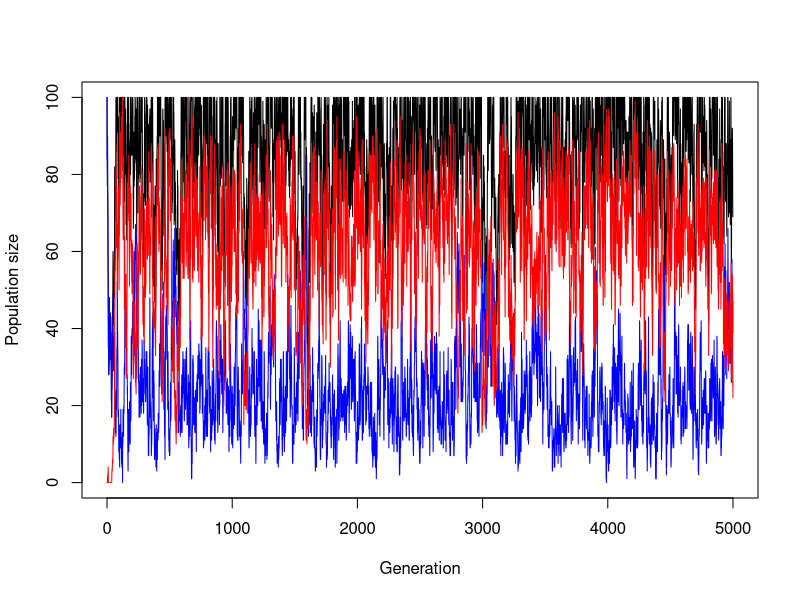
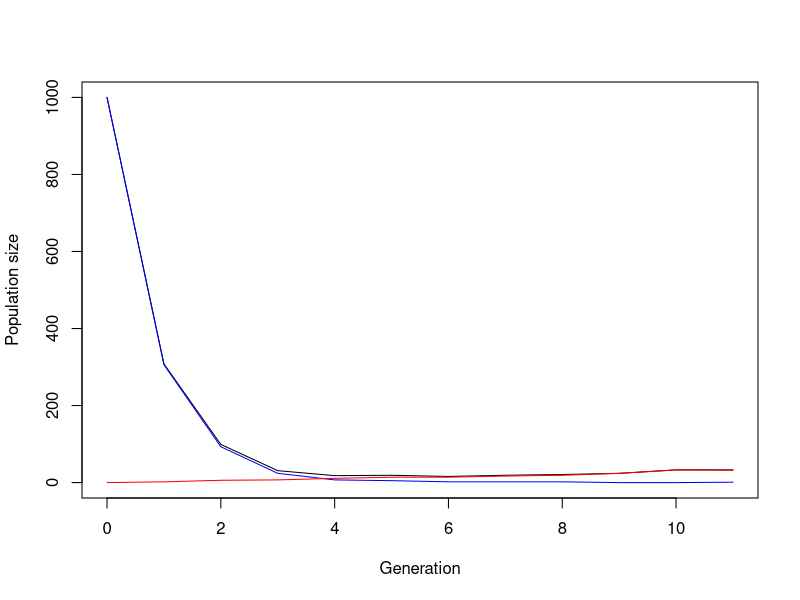

Recreate these plots in R, in order.
## ---- chunk 1
simulate_one_gen_mig_logistic <- function(N_a, N_A, carrying_capacity, decay_rate, sel_coeff, mut_rate, mig_rate_a) {
  # adult migrants arrive and are added to 'a' population
  N_a_mig <- rpois(1, mig_rate_a) # stochastic immigration
  N_a <- N_a + N_a_mig
  
  # determine total population size
  N_total <- N_a+N_A
  
  # reproduction occurs according to decay rates and selection coefficients
  offsp_a <- rpois(1, N_a * (1-decay_rate)) # independent of carrying capacity
  offsp_A <- rpois(1, N_A + N_A*(sel_coeff-decay_rate)*(1-N_total/carrying_capacity))
  # randomly kill individuals if carrying capacity is exceeded
  offsp_total <- offsp_A + offsp_a
  if(offsp_total > carrying_capacity)
  {
    offsp_a <- rbinom(1,carrying_capacity,c(offsp_a,offsp_A)/offsp_total)
    offsp_A <- carrying_capacity-offsp_a
  }

  
  # draw new mutants according to Poisson distribution
  mut_a_to_A <- rpois(1, offsp_a * mut_rate)
  
  # determine new population sizes of wild type and mutant
  N_a_new <- offsp_a - mut_a_to_A
  N_A_new <- offsp_A + mut_a_to_A
  
  return(c(N_a_new, N_A_new))
}
# Test the function
print(simulate_one_gen_mig_logistic(N_a=50, N_A=0, carrying_capacity=50, decay_rate=0.1, sel_coeff=0.3, mut_rate=0.1, mig_rate_a=1))

## ---- chunk 2
simulate_pop_mig_logistic <- function(N_init_a, N_init_A, carrying_capacity, decay_rate, sel_coeff, mut_rate, mig_rate_a, t_max) {
  # Create the vector in which to save the results
  pop_vector <- c(N_init_a, N_init_A)
  # initiate the variables
  pop_new <- c(N_init_a, N_init_A)
  
  # run the simulation until generation t_max
  for (i in 1:t_max+1) {
    # redefine the current population one generation later
    pop_new <- simulate_one_gen_mig_logistic(pop_new[1],pop_new[2],carrying_capacity, decay_rate, sel_coeff, mut_rate, mig_rate_a)
    # add the new population sizes to the output vector
    pop_vector <- rbind(pop_vector,pop_new)
  }
  
  # define the row and column names of the output vector
  rownames(pop_vector) <- (0:t_max)[1:length(pop_vector[,1])] # note that the vector has to be cut if the simulation stopped early
  colnames(pop_vector) <- c("a","A")
  # return the result
  return(pop_vector)	
}


# Test the function and plot the result
# set t_max to a value to be used througout
max_gen <- 5000
# create your simulation data
output <- simulate_pop_mig_logistic(100,0,100,0.1,0.3,0.001,3,max_gen)
# show the last few lines of the data table
print(tail(output))
# plot the output - note that the plot range and the x axis have to be adjusted based on the length of the table
# determine x axis range 
x_range <- 0:(length(output[,1])-1)
# this plots the total population size
plot(x_range,output[,1]+output[,2],type='l',ylim=c(0,max(output[,1]+output[,2])),xlab = "Generation",ylab = "Population size")
# add number of wild type individuals
lines(x_range,output[,1], col="blue")
# add number of mutant individuals
lines(x_range,output[,2], col="red")
## ---- chunk 3
simulate_one_gen <- function(N_bw, N_bm, pollution_rate,sel_coeff, migra_rate, mut_rate){
 
  # draw new migration according to Poisson distribution
  migra_a_to_b <- rpois(1, migra_rate)
  N_bw <- migra_a_to_b + N_bw
  # draw offspring_b according to Poisson distribution
  offsp_bw <- rpois(1, N_bw * (1-pollution_rate))
  offsp_bm <- rpois(1, N_bm * (1-pollution_rate+sel_coeff))
  # draw new mutants according to Poisson distribution
  mutations <- rpois(1, offsp_bw * mut_rate)
  
  # determine new population sizes of population B plus migration
  # N_a_new <- max((offsp_a - migra_a_to_b) * 1.25, 0)
  
  N_bw_new <- max(offsp_bw - mutations, 0)
  N_bm_new <- offsp_bm + mutations
  # draw new mutants according to Poisson distribution 
  
  return(c(N_bw_new,N_bm_new))
}
# Test the function
print(simulate_one_gen(N_bw =1000, N_bm = 0, pollution_rate =.7, sel_coeff=.8, migra_rate =2, mut_rate =.01))
## ---- chunk 4
set.seed(5)
simulate_pop <- function(N_bw, N_bm, pollution_rate, sel_coeff, migra_rate, mut_rate, t_max){
  # Create the vector in which to save the results
  pop_vector <- c(N_bw, N_bm)
  print(pop_vector)
  # initiate the variables
  pop_new <- c(N_bw, N_bm)

  # run the simulation until generation t_max
  for (i in (1:(t_max+1))) {
    # redefine the current population one generation later
    pop_new <- simulate_one_gen(pop_new[1],pop_new[2],pollution_rate, sel_coeff, migra_rate, mut_rate)
    # add the new population sizes to the output vector
    pop_vector <- rbind(pop_vector,pop_new)
    # condition to stop the simulation before t_max: either the population exceeds 1.5 times the original population size, or it goes extinct
    #if (pop_new[1]+pop_new[2]>=1.5*(N_bw+N_bm) | pop_new[1]+pop_new[2]==0) break
  }
  if (pop_new[1]+pop_new[2]==0) break

   # define the row and column names of the output vector

  rownames(pop_vector) <- (0:t_max)[1:length(pop_vector[,1])] # note that the vector has to be cut if the simulation stopped early
  colnames(pop_vector) <- c("bw","bm")
  # return the result
return(pop_vector)
}

# Test the function and plot the result
# create your simulation data
output <- simulate_pop(N_bw=1000, N_bm=0,pollution_rate=.7, sel_coeff=.8, migra_rate=2, mut_rate=.01, t_max=10)
# show the last few lines of the data table
print(tail(output))
# plot the output - note that the plot range and the x axis have to be adjusted based on the length of the table
# determine x axis range 
x_range <- 0:(length(output[,1])-1)
# this plots the total population size
plot(x_range,output[,1]+output[,2],type='l',ylim=c(0,max(output[,1]+output[,2])),xlab = "Generation",ylab = "Population size")
# add number of wild type individuals
lines(x_range,output[,1], col="blue")
# add number of mutant individuals
lines(x_range,output[,2], col="red")

